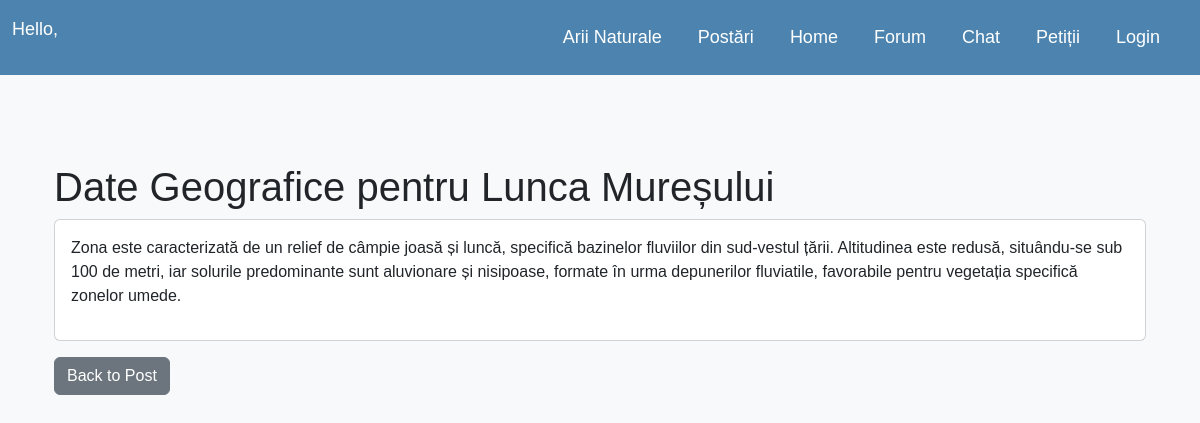
/arie_naturala/5/date_geografice/, run on the app's committed database.
### eenvironmentblog/models.py (models this page shows, shortened)
class ArieNaturala(models.Model):
    nume_arie = models.CharField(max_length=200)
    tip_arie = models.IntegerField(choices=AREA_TYPE)
    judet_arie = models.CharField(max_length=200)
    localitate_arie = models.CharField(max_length=200)
    descriere = RichTextUploadingField(blank=True, null=True)  # descriere nouă
    imagine = models.ImageField(upload_to='arii/', blank=True, null=True)  # imagine
    updated_on = models.DateTimeField(auto_now=True)
    created_on = models.DateTimeField(auto_now_add=True)
    status = models.IntegerField(choices=STATUS, default=0)
    class Meta:
        ordering = ['-created_on']
        verbose_name_plural = "Arii Naturale"

class DateGeografice(models.Model):
    arie_naturala = models.OneToOneField(ArieNaturala, on_delete=models.CASCADE)
    body = RichTextUploadingField()
    class Meta:
        verbose_name_plural = "Date Geografice"

### eenvironmentblog/views.py (the view)
# urls.py: path('arie_naturala/<int:pk>/date_geografice/', views.date_geografice_detail, name='date_geografice_detail'),
def date_geografice_detail(request, pk):
    date_geografice = get_object_or_404(DateGeografice, arie_naturala__pk=pk)
    return render(request, 'eenvironmentblog/dategeografice_detail.html', {'date_geografice': date_geografice, 'arie_naturala': date_geografice.arie_naturala})

### eenvironmentblog/templates/eenvironmentblog/dategeografice_detail.html (shortened to what this page needs)
{% extends 'eenvironmentblog/base.html' %}
{% block content %}
<div class="container mt-4">
    <h1>Date Geografice pentru {{ arie_naturala.nume_arie }}</h1>
    <div class="card mb-3">
        <div class="card-body">
            {{ date_geografice.body|safe }}
        </div>
    </div>
    <a href="{% url 'post_detail' date_geografice.arie_naturala.post_set.first.pk %}" class="btn btn-secondary">Back to Post</a>
</div>
{% endblock %}

### eenvironmentblog/templates/eenvironmentblog/base.html (style rules this page uses)
body { font-family: 'Arial', sans-serif; background-color: #f8f9fa; }
.container { padding-top: 20px; }

### data on the page
ArieNaturala: nume_arie "Lunca Mureșului"
DateGeografice: body "Zona este caracterizată de un relief de câmpie joasă și luncă, specifică bazinelor fluviilor din sud-vestul țării. Altitudinea este redusă, situându-se sub 100 de metri, iar solurile predominante sunt aluvionare și nisipoase, formate în urma depunerilor fluviatile, favorabile pentru vegetația specifică zonelor umede."
